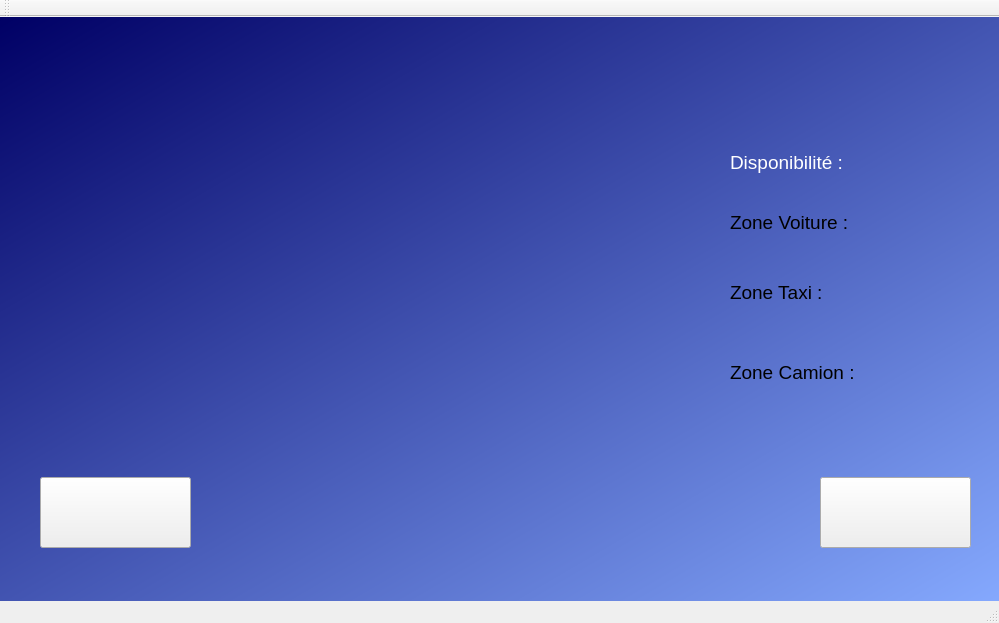
<?xml version="1.0" encoding="UTF-8"?>
<ui version="4.0">
 <class>MainWindow</class>
 <widget class="QMainWindow" name="MainWindow">
  <property name="geometry">
   <rect>
    <x>0</x>
    <y>0</y>
    <width>999</width>
    <height>623</height>
   </rect>
  </property>
  <property name="windowTitle">
   <string>MainWindow</string>
  </property>
  <widget class="QWidget" name="centralWidget">
   <widget class="QLabel" name="label">
    <property name="geometry">
     <rect>
      <x>350</x>
      <y>180</y>
      <width>281</width>
      <height>281</height>
     </rect>
    </property>
    <property name="styleSheet">
     <string notr="true">image: url(:/img/img/EP17_DM_001_Onlineticket_Artikelbild_Parken.jpg);</string>
    </property>
    <property name="text">
     <string/>
    </property>
   </widget>
   <widget class="QPushButton" name="pushButton">
    <property name="geometry">
     <rect>
      <x>820</x>
      <y>460</y>
      <width>151</width>
      <height>71</height>
     </rect>
    </property>
    <property name="styleSheet">
     <string notr="true">backgroun-color : transparent;
border-image: url(:/img/img/oie_transparent.png);</string>
    </property>
    <property name="text">
     <string/>
    </property>
   </widget>
   <widget class="QPushButton" name="LOL">
    <property name="geometry">
     <rect>
      <x>40</x>
      <y>460</y>
      <width>151</width>
      <height>71</height>
     </rect>
    </property>
    <property name="styleSheet">
     <string notr="true">backgroun-color : transparent;
border-image: url(:/img/img/quitter-hi1.png);</string>
    </property>
    <property name="text">
     <string/>
    </property>
   </widget>
   <widget class="QLabel" name="label_2">
    <property name="geometry">
     <rect>
      <x>0</x>
      <y>0</y>
      <width>1001</width>
      <height>591</height>
     </rect>
    </property>
    <property name="styleSheet">
     <string notr="true">
background-color: qlineargradient(spread:pad, x1:0, y1:0, x2:1, y2:1, stop:0 rgba(0, 0, 101, 255), stop:1 rgba(134, 170, 255, 255));</string>
    </property>
    <property name="text">
     <string/>
    </property>
   </widget>
   <widget class="QLabel" name="label_3">
    <property name="geometry">
     <rect>
      <x>250</x>
      <y>40</y>
      <width>501</width>
      <height>141</height>
     </rect>
    </property>
    <property name="styleSheet">
     <string notr="true">image: url(:/img/img/slider-bienvenue.png);</string>
    </property>
    <property name="text">
     <string/>
    </property>
   </widget>
   <widget class="QLabel" name="notification">
    <property name="geometry">
     <rect>
      <x>730</x>
      <y>120</y>
      <width>141</width>
      <height>51</height>
     </rect>
    </property>
    <property name="font">
     <font>
      <family>Yu Gothic UI</family>
      <pointsize>14</pointsize>
     </font>
    </property>
    <property name="styleSheet">
     <string notr="true">color: rgb(255, 255, 255);
</string>
    </property>
    <property name="text">
     <string>Disponibilité :</string>
    </property>
   </widget>
   <widget class="QLabel" name="Zonevoiture">
    <property name="geometry">
     <rect>
      <x>730</x>
      <y>180</y>
      <width>151</width>
      <height>51</height>
     </rect>
    </property>
    <property name="font">
     <font>
      <family>Yu Gothic UI</family>
      <pointsize>14</pointsize>
     </font>
    </property>
    <property name="text">
     <string>Zone Voiture : </string>
    </property>
   </widget>
   <widget class="QLabel" name="zontaxi">
    <property name="geometry">
     <rect>
      <x>730</x>
      <y>250</y>
      <width>141</width>
      <height>51</height>
     </rect>
    </property>
    <property name="font">
     <font>
      <family>Yu Gothic UI</family>
      <pointsize>14</pointsize>
     </font>
    </property>
    <property name="text">
     <string>Zone Taxi : </string>
    </property>
   </widget>
   <widget class="QLabel" name="zonecamio">
    <property name="geometry">
     <rect>
      <x>730</x>
      <y>330</y>
      <width>151</width>
      <height>51</height>
     </rect>
    </property>
    <property name="font">
     <font>
      <family>Yu Gothic UI</family>
      <pointsize>14</pointsize>
     </font>
    </property>
    <property name="text">
     <string>Zone Camion : </string>
    </property>
   </widget>
   <widget class="QLabel" name="etatzoneV">
    <property name="geometry">
     <rect>
      <x>884</x>
      <y>190</y>
      <width>91</width>
      <height>31</height>
     </rect>
    </property>
    <property name="text">
     <string/>
    </property>
   </widget>
   <widget class="QLabel" name="etatzoneT">
    <property name="geometry">
     <rect>
      <x>864</x>
      <y>260</y>
      <width>111</width>
      <height>31</height>
     </rect>
    </property>
    <property name="text">
     <string/>
    </property>
   </widget>
   <widget class="QLabel" name="etatzoneC">
    <property name="geometry">
     <rect>
      <x>884</x>
      <y>340</y>
      <width>91</width>
      <height>31</height>
     </rect>
    </property>
    <property name="text">
     <string/>
    </property>
   </widget>
   <zorder>label_2</zorder>
   <zorder>label</zorder>
   <zorder>pushButton</zorder>
   <zorder>LOL</zorder>
   <zorder>label_3</zorder>
   <zorder>notification</zorder>
   <zorder>Zonevoiture</zorder>
   <zorder>zontaxi</zorder>
   <zorder>zonecamio</zorder>
   <zorder>etatzoneV</zorder>
   <zorder>etatzoneT</zorder>
   <zorder>etatzoneC</zorder>
  </widget>
  <widget class="QMenuBar" name="menuBar">
   <property name="geometry">
    <rect>
     <x>0</x>
     <y>0</y>
     <width>999</width>
     <height>26</height>
    </rect>
   </property>
  </widget>
  <widget class="QToolBar" name="mainToolBar">
   <attribute name="toolBarArea">
    <enum>TopToolBarArea</enum>
   </attribute>
   <attribute name="toolBarBreak">
    <bool>false</bool>
   </attribute>
  </widget>
  <widget class="QStatusBar" name="statusBar"/>
 </widget>
 <layoutdefault spacing="6" margin="11"/>
 <resources/>
 <connections>
  <connection>
   <sender>LOL</sender>
   <signal>clicked()</signal>
   <receiver>MainWindow</receiver>
   <slot>close()</slot>
   <hints>
    <hint type="sourcelabel">
     <x>128</x>
     <y>535</y>
    </hint>
    <hint type="destinationlabel">
     <x>326</x>
     <y>630</y>
    </hint>
   </hints>
  </connection>
 </connections>
</ui>
